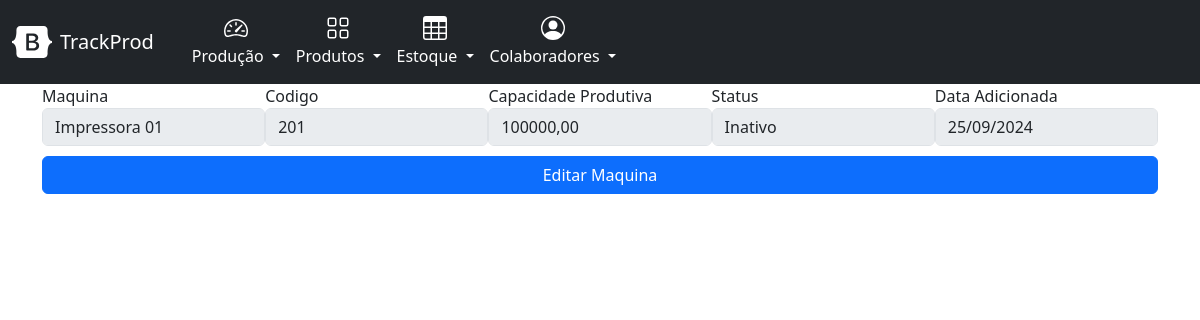
Page /producao/maquina/1 on the earlier database version.
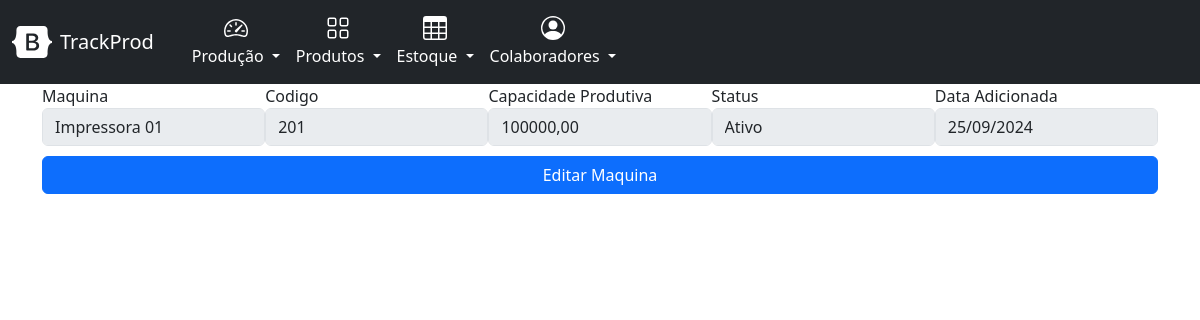
Same page on the later database version.
### producao/models.py (models this page shows, shortened)
class Maquina(models.Model):
    STATUS_CHOICES = [
        ('ativo', 'Ativo'),
        ('inativo', 'Inativo'),
    ]
    nome = models.CharField(max_length=255)
    codigo = models.CharField(max_length=50, unique=True)
    observacao = models.CharField(max_length=300, blank=True, null=True)
    capacidade_producao = models.DecimalField(max_digits=10, decimal_places=2)
    em_manutencao = models.BooleanField(default=False)
    status = models.CharField(max_length=7, choices=STATUS_CHOICES, default="ativo")
    date_added = models.DateTimeField(auto_now_add=True)

### producao/views.py (the view)
# urls.py: path('maquina/<maquina_id>', views.maquina, name='maquina'),
def maquina(request, maquina_id):
    maquina = Maquina.objects.get(id = maquina_id)
    context = {'maquina': maquina}
    return render(request, 'maquina/maquina.html', context)

### producao/templates/maquina/maquina.html
{% extends "base.html" %}
{% load django_bootstrap5 %}
{% block content %}
<div>
    <div style="display: flex; justify-content: space-around;">
        <div>
            Maquina </br>
            <input class="form-control" type="text" value="{{ maquina.nome }}" disabled style="width: 100%;" id="maquina_nome">
        </div>
        <div>
            Codigo</br>
            <input class="form-control" type="text" value="{{ maquina.codigo }}" disabled style="width: 100%;" id="maquina_codigo">
        </div>
        <div>
            Capacidade Produtiva </br>
            <input class="form-control" type="text" value="{{ maquina.capacidade_producao }}" disabled style="width: 100%;" id="maquina_capacidade">
        </div>
        <div>
            <label for="status">Status</label>
            <input class="form-control" type="text" value="{{ maquina.get_status_display }}" disabled style="width: 100%;" id="status">
        </div>
        <div>
            Data Adicionada </br>
            <input class="form-control" type="text" value="{{ maquina.date_added | date:'d/m/Y' }}" disabled style="width: 100%;" id="maquina_data_adicionada">
        </div>
    </div>
    {% block buttons %}
        <div class="d-grid gap-2" style="margin-top: 10px;">
            <a class="btn btn-primary" id="btn_edit" href="{% url 'edit_maquina' maquina.id %}" role="button">Editar Maquina</a>
        </div>
    {% endblock buttons %}
</div>
{% endblock content %}

Differences in the rows shown:
changed Maquina "Impressora 01": status "Inativo" → "Ativo"
